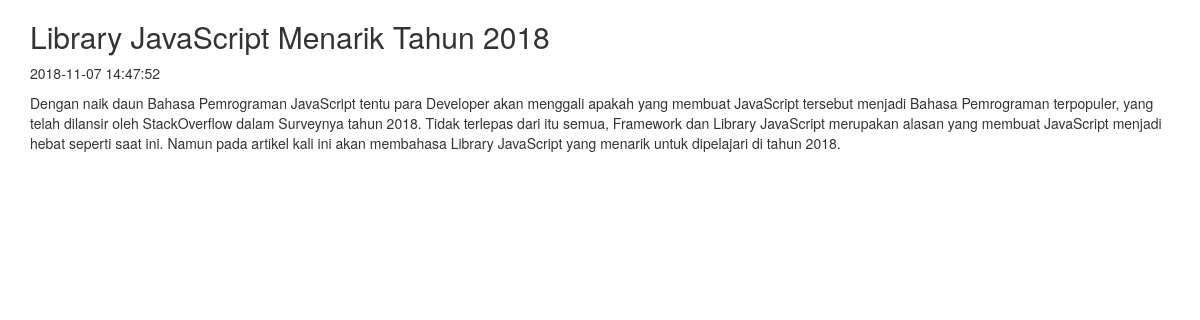
/index.php/home/detail/1, run on the app's committed database.
### tables this page shows
CREATE TABLE `artikel` (
  `id_artikel` int(11) NOT NULL,
  `judul_artikel` varchar(100) NOT NULL,
  `isi_artikel` text NOT NULL,
  `author_artikel` varchar(50) NOT NULL,
  `tanggal_artikel` timestamp NOT NULL DEFAULT CURRENT_TIMESTAMP ON UPDATE CURRENT_TIMESTAMP,
  `gambar_artikel` varchar(100) DEFAULT NULL,
  `id_kategori` int(11) NOT NULL
);

### application/controllers/Home.php (called while the page is built, shortened)
<?php
class Home extends CI_Controller {
	function __construct(){
		$this->load->model('Artikel_Model');
		$this->load->model('Kategori_Model');
		$this->load->helper('text');
	}
	public function detail($id_artikel){
		$data['artikel_data'] = $this->Artikel_Model->get_by_id($id_artikel)->row_array();
		$this->load->view('home/detail', $data);
	}
}

### index.php (called while the page is built, shortened)
<?php
require_once BASEPATH.'core/CodeIgniter.php';

### application/models/Artikel_Model.php (called while the page is built, shortened)
<?php
class Artikel_Model extends CI_Model{
	private $table = 'artikel';
	function get_by_id($id_artikel){
		$this->db->select('*');
		$this->db->from($this->table);
		$this->db->where('id_artikel', $id_artikel);
		return $this->db->get();
	}
}

### application/views/home/detail.php (the view, shortened to what this page needs)
<!DOCTYPE html>
<html>
<head>
</head>
<body>
	<div class="container">
		<h2><?php echo $artikel_data['judul_artikel']; ?></h2>
		<p><?php echo $artikel_data['tanggal_artikel']; ?></p>
		<p>
			<?php echo $artikel_data['isi_artikel']; ?>
		</p>
	</div>
</body>
</html>

### data on the page
artikel: judul_artikel "Library JavaScript Menarik Tahun 2018", tanggal_artikel "2018-11-07 14:47:52", isi_artikel "Dengan naik daun Bahasa Pemrograman JavaScript tentu para Developer akan menggali apakah yang membuat JavaScript tersebut menjadi Bahasa Pemrograman terpopuler, yang telah dilansir oleh StackOverflow dalam Surveynya tahun 2018. Tidak terlepas dari itu semua, Framework dan Library JavaScript merupakan alasan yang membuat JavaScript menjadi hebat seperti saat ini. Namun pada artikel kali ini akan membahasa Library JavaScript yang menarik untuk dipelajari di tahun 2018."
